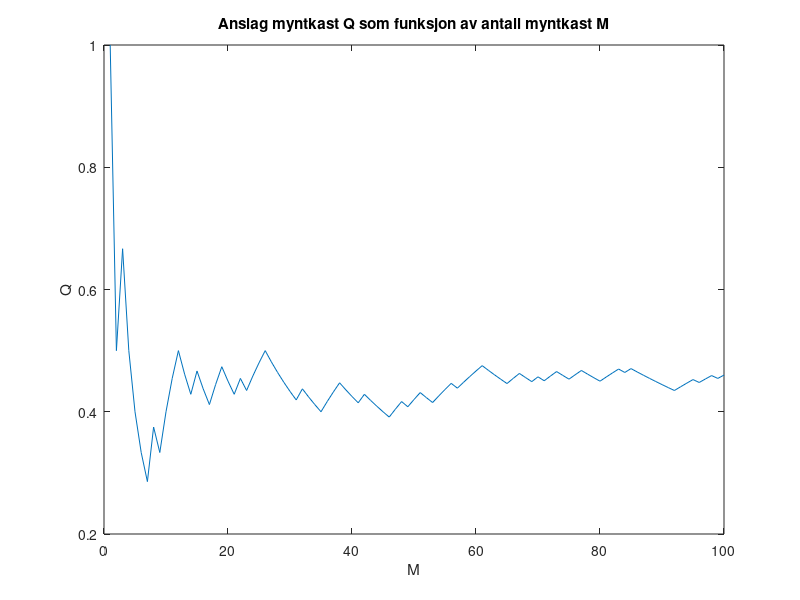

Here is the MATLAB script that generated this plot:
m = 100;                % antall kast

Y = unidrnd(2, [1, m]);
X = (Y == 2);           % true for Y == 2, false ellers

k= sum(X);              % antall kron i m kast
p = k/m;                % gir 0.5

K = cumsum(X);
M = 1:m;
Q = K./M;

for i = [10,30,100]
    q = sum(X(1:i))/i;  % gir normalfordelt om 0.5
    K(i) == sum(X(1:i));
    K(i) == sum(X(1:i-1)) + X(i);
    K(i) == K(i-1) + X(i);
end

plot(M,Q)
title('Anslag myntkast Q som funksjon av antall myntkast M');
xlabel('M');
ylabel('Q');